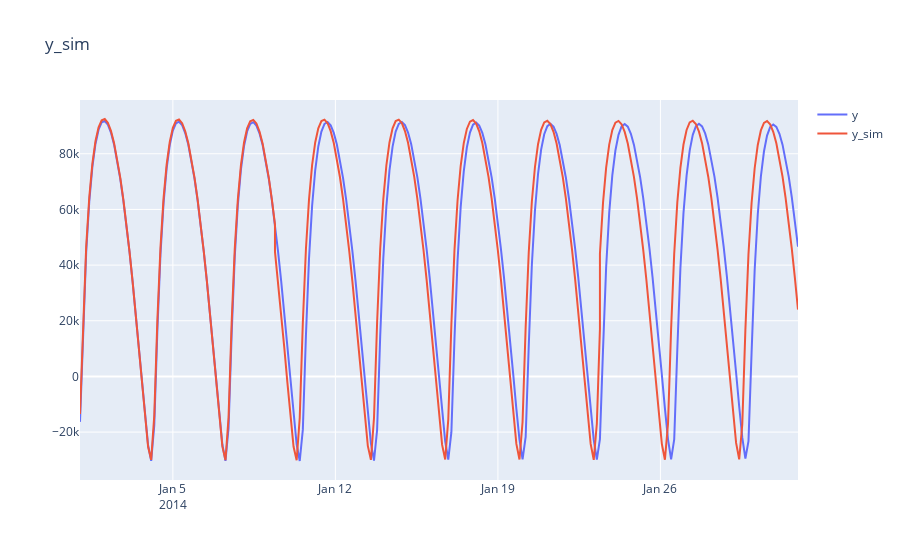

Here is the notebook cell this chart was saved with:
### Markdown cell above
### 2.4.3 Местоположение по оси Y

### Code cell
plotly_df(df_for_graph, ['y', 'y_sim'])

### Figure 1 — Plotly figure (JSON) as saved in the notebook; plotly's stock layout.template omitted (floating-point values rounded to 4 significant figures; data arrays with more than 128 entries replaced by an {"elided": "..."} marker saying what was removed)
{"data": [{"mode": "lines", "name": "y", "type": "scatter", "x": {"elided": "235 str values"}, "y": {"elided": "235 float values"}}, {"mode": "lines", "name": "y_sim", "type": "scatter", "x": {"elided": "235 str values"}, "y": {"elided": "235 float values"}}], "layout": {"title": {"text": "y_sim"}}}
